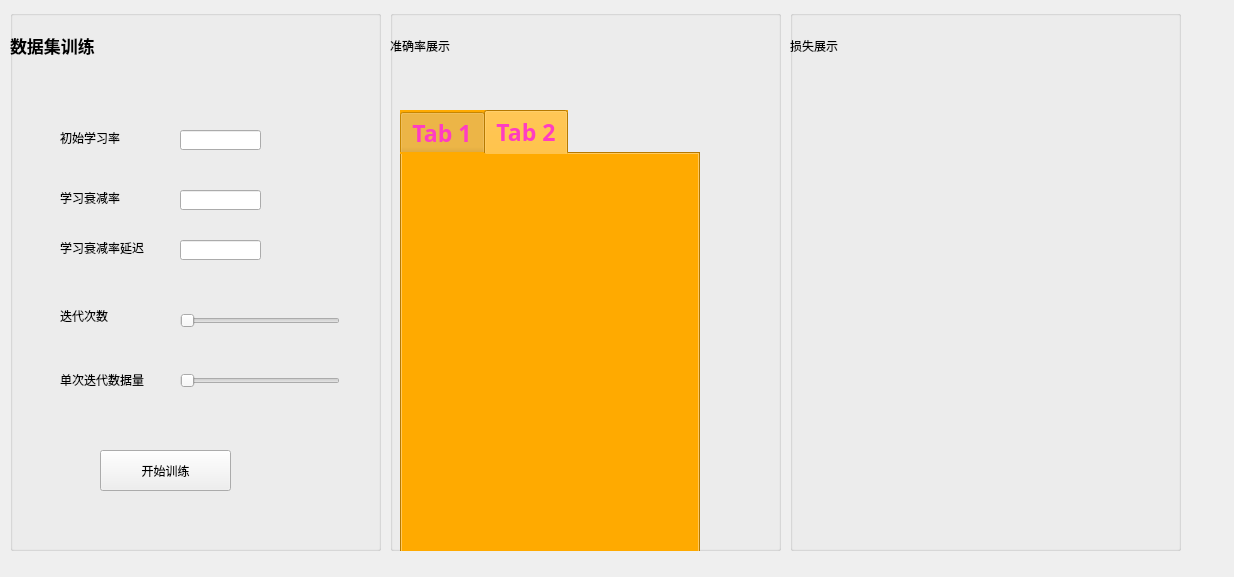
<?xml version="1.0" encoding="UTF-8"?>
<ui version="4.0">
 <class>Form</class>
 <widget class="QWidget" name="Form">
  <property name="geometry">
   <rect>
    <x>0</x>
    <y>0</y>
    <width>1234</width>
    <height>577</height>
   </rect>
  </property>
  <property name="windowTitle">
   <string>Form</string>
  </property>
  <widget class="QGroupBox" name="groupBox_train">
   <property name="geometry">
    <rect>
     <x>10</x>
     <y>10</y>
     <width>371</width>
     <height>541</height>
    </rect>
   </property>
   <property name="title">
    <string/>
   </property>
   <widget class="QLabel" name="label_train1">
    <property name="geometry">
     <rect>
      <x>0</x>
      <y>0</y>
      <width>371</width>
      <height>71</height>
     </rect>
    </property>
    <property name="font">
     <font>
      <family>Adobe 宋体 Std L</family>
      <pointsize>13</pointsize>
      <weight>75</weight>
      <italic>false</italic>
      <bold>true</bold>
      <underline>false</underline>
     </font>
    </property>
    <property name="text">
     <string>数据集训练</string>
    </property>
   </widget>
   <widget class="QPushButton" name="pushButton_train">
    <property name="geometry">
     <rect>
      <x>90</x>
      <y>440</y>
      <width>131</width>
      <height>41</height>
     </rect>
    </property>
    <property name="text">
     <string>开始训练</string>
    </property>
   </widget>
   <widget class="QSlider" name="horizontalSlider">
    <property name="geometry">
     <rect>
      <x>170</x>
      <y>300</y>
      <width>160</width>
      <height>22</height>
     </rect>
    </property>
    <property name="orientation">
     <enum>Qt::Horizontal</enum>
    </property>
   </widget>
   <widget class="QSlider" name="horizontalSlider_2">
    <property name="geometry">
     <rect>
      <x>170</x>
      <y>360</y>
      <width>160</width>
      <height>22</height>
     </rect>
    </property>
    <property name="orientation">
     <enum>Qt::Horizontal</enum>
    </property>
   </widget>
   <widget class="QLabel" name="labeltrain2">
    <property name="geometry">
     <rect>
      <x>50</x>
      <y>120</y>
      <width>71</width>
      <height>16</height>
     </rect>
    </property>
    <property name="text">
     <string>初始学习率</string>
    </property>
   </widget>
   <widget class="QLabel" name="label__train3">
    <property name="geometry">
     <rect>
      <x>50</x>
      <y>300</y>
      <width>54</width>
      <height>12</height>
     </rect>
    </property>
    <property name="text">
     <string>迭代次数</string>
    </property>
   </widget>
   <widget class="QLabel" name="label_train4">
    <property name="geometry">
     <rect>
      <x>50</x>
      <y>360</y>
      <width>91</width>
      <height>20</height>
     </rect>
    </property>
    <property name="text">
     <string>单次迭代数据量</string>
    </property>
   </widget>
   <widget class="QLineEdit" name="lineEdit">
    <property name="geometry">
     <rect>
      <x>170</x>
      <y>120</y>
      <width>81</width>
      <height>20</height>
     </rect>
    </property>
   </widget>
   <widget class="QLabel" name="labeltrain2_2">
    <property name="geometry">
     <rect>
      <x>50</x>
      <y>180</y>
      <width>71</width>
      <height>16</height>
     </rect>
    </property>
    <property name="text">
     <string>学习衰减率</string>
    </property>
   </widget>
   <widget class="QLabel" name="labeltrain2_3">
    <property name="geometry">
     <rect>
      <x>50</x>
      <y>230</y>
      <width>91</width>
      <height>16</height>
     </rect>
    </property>
    <property name="text">
     <string>学习衰减率延迟</string>
    </property>
   </widget>
   <widget class="QLineEdit" name="lineEdit_2">
    <property name="geometry">
     <rect>
      <x>170</x>
      <y>180</y>
      <width>81</width>
      <height>20</height>
     </rect>
    </property>
   </widget>
   <widget class="QLineEdit" name="lineEdit_3">
    <property name="geometry">
     <rect>
      <x>170</x>
      <y>230</y>
      <width>81</width>
      <height>20</height>
     </rect>
    </property>
   </widget>
  </widget>
  <widget class="QGroupBox" name="groupBox_acc">
   <property name="geometry">
    <rect>
     <x>390</x>
     <y>10</y>
     <width>391</width>
     <height>541</height>
    </rect>
   </property>
   <property name="title">
    <string/>
   </property>
   <widget class="QLabel" name="label_acc1">
    <property name="geometry">
     <rect>
      <x>0</x>
      <y>0</y>
      <width>391</width>
      <height>71</height>
     </rect>
    </property>
    <property name="text">
     <string>准确率展示</string>
    </property>
   </widget>
   <widget class="QLabel" name="label_acc2">
    <property name="geometry">
     <rect>
      <x>20</x>
      <y>100</y>
      <width>351</width>
      <height>421</height>
     </rect>
    </property>
    <property name="text">
     <string/>
    </property>
   </widget>
   <widget class="QTabWidget" name="tabWidget">
    <property name="geometry">
     <rect>
      <x>10</x>
      <y>100</y>
      <width>300</width>
      <height>600</height>
     </rect>
    </property>
    <property name="sizePolicy">
     <sizepolicy hsizetype="Expanding" vsizetype="Expanding">
      <horstretch>0</horstretch>
      <verstretch>0</verstretch>
     </sizepolicy>
    </property>
    <property name="font">
     <font>
      <family>Adobe 宋体 Std L</family>
      <pointsize>17</pointsize>
      <weight>75</weight>
      <italic>false</italic>
      <bold>true</bold>
      <underline>false</underline>
      <strikeout>false</strikeout>
      <stylestrategy>PreferDefault</stylestrategy>
      <kerning>true</kerning>
     </font>
    </property>
    <property name="cursor">
     <cursorShape>ArrowCursor</cursorShape>
    </property>
    <property name="mouseTracking">
     <bool>false</bool>
    </property>
    <property name="acceptDrops">
     <bool>false</bool>
    </property>
    <property name="layoutDirection">
     <enum>Qt::LeftToRight</enum>
    </property>
    <property name="autoFillBackground">
     <bool>false</bool>
    </property>
    <property name="styleSheet">
     <string notr="true">color: rgb(255, 61, 194);
background-color: rgb(255, 170, 0);</string>
    </property>
    <property name="currentIndex">
     <number>1</number>
    </property>
    <property name="usesScrollButtons">
     <bool>false</bool>
    </property>
    <property name="documentMode">
     <bool>false</bool>
    </property>
    <property name="tabsClosable">
     <bool>false</bool>
    </property>
    <property name="tabBarAutoHide">
     <bool>false</bool>
    </property>
    <widget class="QWidget" name="tab">
     <attribute name="title">
      <string>Tab 1</string>
     </attribute>
    </widget>
    <widget class="QWidget" name="tab_2">
     <attribute name="title">
      <string>Tab 2</string>
     </attribute>
    </widget>
   </widget>
  </widget>
  <widget class="QGroupBox" name="groupBox_loss">
   <property name="geometry">
    <rect>
     <x>790</x>
     <y>10</y>
     <width>391</width>
     <height>541</height>
    </rect>
   </property>
   <property name="title">
    <string/>
   </property>
   <widget class="QLabel" name="label_loss1">
    <property name="geometry">
     <rect>
      <x>0</x>
      <y>0</y>
      <width>391</width>
      <height>71</height>
     </rect>
    </property>
    <property name="text">
     <string>损失展示</string>
    </property>
   </widget>
   <widget class="QLabel" name="label_loss2">
    <property name="geometry">
     <rect>
      <x>20</x>
      <y>100</y>
      <width>351</width>
      <height>421</height>
     </rect>
    </property>
    <property name="text">
     <string/>
    </property>
   </widget>
  </widget>
  <zorder>groupBox_acc</zorder>
  <zorder>groupBox_loss</zorder>
  <zorder>groupBox_train</zorder>
 </widget>
 <resources/>
 <connections/>
</ui>
